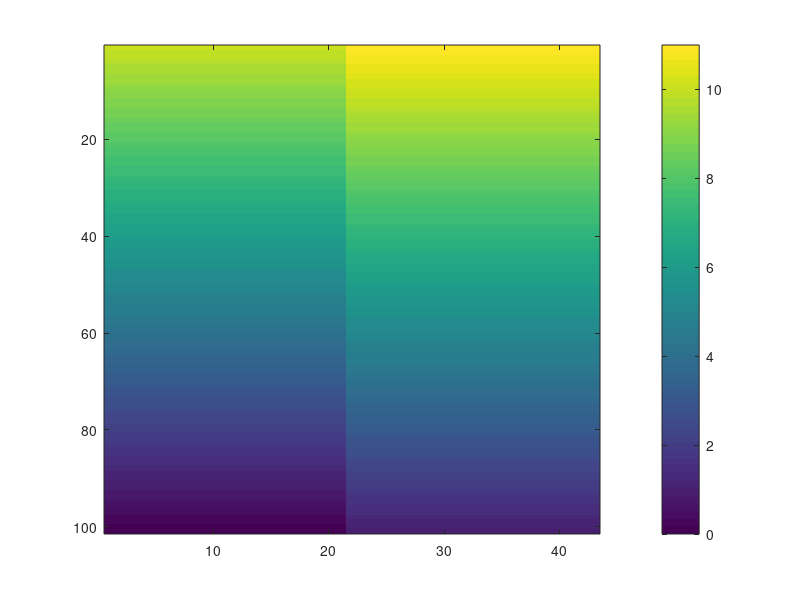

The MATLAB script that drew this image: (Note: this script raises an error after producing the figure.)
close all
clear all

nflat=21;
nslope=1;
ny=2*nflat+nslope;
nz=101;
nx=5;

fac=[ones(1,nflat), linspace(1,0,nslope), zeros(1,nflat)];

cast1=linspace(10,0,nz)';
dt=1;
cast2=linspace(10+dt,0+dt,nz)';

t1=bsxfun(@times, ones(1,2*nflat+nslope) , cast2);

t2=bsxfun(@times, fac, cast1-cast2);

ct=t1+t2;

imagesc(ct)
colorbar

ct=repmat(ct,[1,1,nx]);

p=linspace(0,2000,nz)';
p=repmat(p,[1,ny]);
p=repmat(p,[1,1,nx]);

lat=linspace(-85,85,ny);
lat=bsxfun(@times,lat,ones(nz,1));
lats=repmat(lat,[1,1,nx]);
lon=linspace(0,4,nx);
lon=bsxfun(@times,lon,ones(ny,1));
longs=repmat(permute(lon,[3 1 2]),[nz 1 1]);

s=36+0*ct;

rho0=gsw_rho(squeeze(s(:,:,1)), squeeze(ct(:,:,1)), 0*squeeze(p(:,:,1)));
if 0;
    figure
    contourf(rho0)
    colorbar
end

vars = {'s','ct','p','lats','longs'};
save('data/idealized_01.mat',vars{:})

